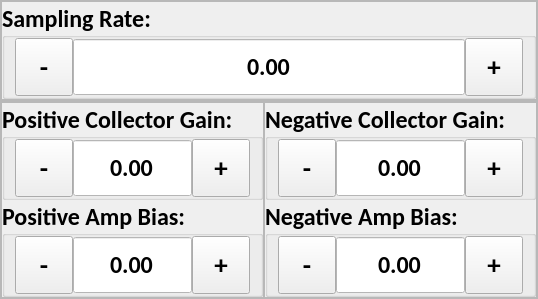
      <widget class="QWidget" name="triple_lang_c_probe">
       <layout class="QVBoxLayout" name="verticalLayout_4">
        <property name="spacing">
         <number>0</number>
        </property>
        <property name="leftMargin">
         <number>0</number>
        </property>
        <property name="topMargin">
         <number>0</number>
        </property>
        <property name="rightMargin">
         <number>0</number>
        </property>
        <property name="bottomMargin">
         <number>0</number>
        </property>
        <item>
         <widget class="QFrame" name="frame_24">
          <property name="frameShape">
           <enum>QFrame::StyledPanel</enum>
          </property>
          <property name="frameShadow">
           <enum>QFrame::Raised</enum>
          </property>
          <layout class="QHBoxLayout" name="horizontalLayout_39">
           <property name="spacing">
            <number>0</number>
           </property>
           <property name="leftMargin">
            <number>0</number>
           </property>
           <property name="topMargin">
            <number>0</number>
           </property>
           <property name="rightMargin">
            <number>0</number>
           </property>
           <property name="bottomMargin">
            <number>0</number>
           </property>
           <item>
            <widget class="QFrame" name="frame_25">
             <property name="frameShape">
              <enum>QFrame::StyledPanel</enum>
             </property>
             <property name="frameShadow">
              <enum>QFrame::Raised</enum>
             </property>
             <layout class="QVBoxLayout" name="verticalLayout_25">
              <property name="spacing">
               <number>0</number>
              </property>
              <property name="leftMargin">
               <number>0</number>
              </property>
              <property name="topMargin">
               <number>0</number>
              </property>
              <property name="rightMargin">
               <number>0</number>
              </property>
              <property name="bottomMargin">
               <number>0</number>
              </property>
              <item>
               <widget class="QGroupBox" name="tlp_c_sampling_rate_gb">
                <property name="font">
                 <font>
                  <family>Calibri</family>
                  <pointsize>18</pointsize>
                  <weight>75</weight>
                  <bold>true</bold>
                 </font>
                </property>
                <property name="styleSheet">
                 <string notr="true"/>
                </property>
                <property name="title">
                 <string>Sampling Rate:</string>
                </property>
                <property name="alignment">
                 <set>Qt::AlignLeading|Qt::AlignLeft|Qt::AlignVCenter</set>
                </property>
                <layout class="QHBoxLayout" name="horizontalLayout_40">
                 <property name="spacing">
                  <number>0</number>
                 </property>
                 <property name="leftMargin">
                  <number>10</number>
                 </property>
                 <property name="topMargin">
                  <number>0</number>
                 </property>
                 <property name="rightMargin">
                  <number>10</number>
                 </property>
                 <property name="bottomMargin">
                  <number>0</number>
                 </property>
                 <item>
                  <widget class="QToolButton" name="tlp_c_sampling_rate_minus">
                   <property name="minimumSize">
                    <size>
                     <width>58</width>
                     <height>58</height>
                    </size>
                   </property>
                   <property name="maximumSize">
                    <size>
                     <width>58</width>
                     <height>58</height>
                    </size>
                   </property>
                   <property name="font">
                    <font>
                     <pointsize>20</pointsize>
                     <weight>75</weight>
                     <bold>true</bold>
                    </font>
                   </property>
                   <property name="text">
                    <string>-</string>
                   </property>
                  </widget>
                 </item>
                 <item>
                  <widget class="QDoubleSpinBox" name="tlp_c_sampling_rate_input">
                   <property name="minimumSize">
                    <size>
                     <width>0</width>
                     <height>58</height>
                    </size>
                   </property>
                   <property name="maximumSize">
                    <size>
                     <width>1000</width>
                     <height>58</height>
                    </size>
                   </property>
                   <property name="font">
                    <font>
                     <family>Calibri</family>
                     <pointsize>18</pointsize>
                    </font>
                   </property>
                   <property name="focusPolicy">
                    <enum>Qt::NoFocus</enum>
                   </property>
                   <property name="layoutDirection">
                    <enum>Qt::LeftToRight</enum>
                   </property>
                   <property name="styleSheet">
                    <string notr="true">QDoubleSpinBox {
	background-color: #FFFFFF;
}</string>
                   </property>
                   <property name="alignment">
                    <set>Qt::AlignCenter</set>
                   </property>
                   <property name="readOnly">
                    <bool>true</bool>
                   </property>
                   <property name="buttonSymbols">
                    <enum>QAbstractSpinBox::NoButtons</enum>
                   </property>
                   <property name="correctionMode">
                    <enum>QAbstractSpinBox::CorrectToPreviousValue</enum>
                   </property>
                   <property name="showGroupSeparator" stdset="0">
                    <bool>false</bool>
                   </property>
                   <property name="decimals">
                    <number>2</number>
                   </property>
                   <property name="minimum">
                    <double>-10000.000000000000000</double>
                   </property>
                   <property name="maximum">
                    <double>10000.000000000000000</double>
                   </property>
                  </widget>
                 </item>
                 <item>
                  <widget class="QToolButton" name="tlp_c_sampling_rate_plus">
                   <property name="minimumSize">
                    <size>
                     <width>58</width>
                     <height>58</height>
                    </size>
                   </property>
                   <property name="maximumSize">
                    <size>
                     <width>16777215</width>
                     <height>58</height>
                    </size>
                   </property>
                   <property name="font">
                    <font>
                     <pointsize>20</pointsize>
                     <weight>75</weight>
                     <bold>true</bold>
                    </font>
                   </property>
                   <property name="focusPolicy">
                    <enum>Qt::NoFocus</enum>
                   </property>
                   <property name="text">
                    <string>+</string>
                   </property>
                  </widget>
                 </item>
                </layout>
               </widget>
              </item>
             </layout>
            </widget>
           </item>
          </layout>
         </widget>
        </item>
        <item>
         <widget class="QFrame" name="frame_21">
          <property name="frameShape">
           <enum>QFrame::StyledPanel</enum>
          </property>
          <property name="frameShadow">
           <enum>QFrame::Raised</enum>
          </property>
          <layout class="QHBoxLayout" name="horizontalLayout_34">
           <property name="spacing">
            <number>0</number>
           </property>
           <property name="leftMargin">
            <number>0</number>
           </property>
           <property name="topMargin">
            <number>0</number>
           </property>
           <property name="rightMargin">
            <number>0</number>
           </property>
           <property name="bottomMargin">
            <number>0</number>
           </property>
           <item>
            <widget class="QFrame" name="frame_22">
             <property name="frameShape">
              <enum>QFrame::StyledPanel</enum>
             </property>
             <property name="frameShadow">
              <enum>QFrame::Raised</enum>
             </property>
             <layout class="QVBoxLayout" name="verticalLayout_23">
              <property name="spacing">
               <number>0</number>
              </property>
              <property name="leftMargin">
               <number>0</number>
              </property>
              <property name="topMargin">
               <number>0</number>
              </property>
              <property name="rightMargin">
               <number>0</number>
              </property>
              <property name="bottomMargin">
               <number>0</number>
              </property>
              <item>
               <widget class="QGroupBox" name="tlp_c_positive_collector_gain_gb">
                <property name="font">
                 <font>
                  <family>Calibri</family>
                  <pointsize>18</pointsize>
                  <weight>75</weight>
                  <bold>true</bold>
                 </font>
                </property>
                <property name="styleSheet">
                 <string notr="true"/>
                </property>
                <property name="title">
                 <string>Positive Collector Gain:</string>
                </property>
                <property name="alignment">
                 <set>Qt::AlignLeading|Qt::AlignLeft|Qt::AlignVCenter</set>
                </property>
                <layout class="QHBoxLayout" name="horizontalLayout_35">
                 <property name="spacing">
                  <number>0</number>
                 </property>
                 <property name="leftMargin">
                  <number>10</number>
                 </property>
                 <property name="topMargin">
                  <number>0</number>
                 </property>
                 <property name="rightMargin">
                  <number>10</number>
                 </property>
                 <property name="bottomMargin">
                  <number>0</number>
                 </property>
                 <item>
                  <widget class="QToolButton" name="tlp_c_positive_collector_gain_minus">
                   <property name="minimumSize">
                    <size>
                     <width>58</width>
                     <height>58</height>
                    </size>
                   </property>
                   <property name="maximumSize">
                    <size>
                     <width>58</width>
                     <height>58</height>
                    </size>
                   </property>
                   <property name="font">
                    <font>
                     <pointsize>20</pointsize>
                     <weight>75</weight>
                     <bold>true</bold>
                    </font>
                   </property>
                   <property name="text">
                    <string>-</string>
                   </property>
                  </widget>
                 </item>
                 <item>
                  <widget class="QDoubleSpinBox" name="tlp_c_positive_collector_gain_input">
                   <property name="minimumSize">
                    <size>
                     <width>0</width>
                     <height>58</height>
                    </size>
                   </property>
                   <property name="maximumSize">
                    <size>
                     <width>1000</width>
                     <height>58</height>
                    </size>
                   </property>
                   <property name="font">
                    <font>
                     <family>Calibri</family>
                     <pointsize>18</pointsize>
                    </font>
                   </property>
                   <property name="focusPolicy">
                    <enum>Qt::NoFocus</enum>
                   </property>
                   <property name="layoutDirection">
                    <enum>Qt::LeftToRight</enum>
                   </property>
                   <property name="styleSheet">
                    <string notr="true">QDoubleSpinBox {
	background-color: #FFFFFF;
}</string>
                   </property>
                   <property name="alignment">
                    <set>Qt::AlignCenter</set>
                   </property>
                   <property name="readOnly">
                    <bool>true</bool>
                   </property>
                   <property name="buttonSymbols">
                    <enum>QAbstractSpinBox::NoButtons</enum>
                   </property>
                   <property name="correctionMode">
                    <enum>QAbstractSpinBox::CorrectToPreviousValue</enum>
                   </property>
                   <property name="showGroupSeparator" stdset="0">
                    <bool>false</bool>
                   </property>
                   <property name="decimals">
                    <number>2</number>
                   </property>
                   <property name="minimum">
                    <double>-10000.000000000000000</double>
                   </property>
                   <property name="maximum">
                    <double>10000.000000000000000</double>
                   </property>
                  </widget>
                 </item>
                 <item>
                  <widget class="QToolButton" name="tlp_c_positive_collector_gain_plus">
                   <property name="minimumSize">
                    <size>
                     <width>58</width>
                     <height>58</height>
                    </size>
                   </property>
                   <property name="maximumSize">
                    <size>
                     <width>16777215</width>
                     <height>58</height>
                    </size>
                   </property>
                   <property name="font">
                    <font>
                     <pointsize>20</pointsize>
                     <weight>75</weight>
                     <bold>true</bold>
                    </font>
                   </property>
                   <property name="focusPolicy">
                    <enum>Qt::NoFocus</enum>
                   </property>
                   <property name="text">
                    <string>+</string>
                   </property>
                  </widget>
                 </item>
                </layout>
               </widget>
              </item>
              <item>
               <widget class="QGroupBox" name="tlp_c_positive_amp_bias_gb">
                <property name="font">
                 <font>
                  <family>Calibri</family>
                  <pointsize>18</pointsize>
                  <weight>75</weight>
                  <bold>true</bold>
                 </font>
                </property>
                <property name="title">
                 <string>Positive Amp Bias:</string>
                </property>
                <property name="alignment">
                 <set>Qt::AlignLeading|Qt::AlignLeft|Qt::AlignVCenter</set>
                </property>
                <layout class="QHBoxLayout" name="horizontalLayout_36">
                 <property name="spacing">
                  <number>0</number>
                 </property>
                 <property name="leftMargin">
                  <number>10</number>
                 </property>
                 <property name="topMargin">
                  <number>0</number>
                 </property>
                 <property name="rightMargin">
                  <number>10</number>
                 </property>
                 <property name="bottomMargin">
                  <number>0</number>
                 </property>
                 <item>
                  <widget class="QToolButton" name="tlp_c_positive_amp_bias_minus">
                   <property name="minimumSize">
                    <size>
                     <width>58</width>
                     <height>58</height>
                    </size>
                   </property>
                   <property name="maximumSize">
                    <size>
                     <width>58</width>
                     <height>58</height>
                    </size>
                   </property>
                   <property name="font">
                    <font>
                     <pointsize>20</pointsize>
                     <weight>75</weight>
                     <bold>true</bold>
                    </font>
                   </property>
                   <property name="text">
                    <string>-</string>
                   </property>
                  </widget>
                 </item>
                 <item>
                  <widget class="QDoubleSpinBox" name="tlp_c_positive_amp_bias_input">
                   <property name="minimumSize">
                    <size>
                     <width>0</width>
                     <height>58</height>
                    </size>
                   </property>
                   <property name="maximumSize">
                    <size>
                     <width>1000</width>
                     <height>58</height>
                    </size>
                   </property>
                   <property name="font">
                    <font>
                     <family>Calibri</family>
                     <pointsize>18</pointsize>
                    </font>
                   </property>
                   <property name="styleSheet">
                    <string notr="true">QDoubleSpinBox {
	background-color: #FFFFFF;
}</string>
                   </property>
                   <property name="alignment">
                    <set>Qt::AlignCenter</set>
                   </property>
                   <property name="readOnly">
                    <bool>true</bool>
                   </property>
                   <property name="buttonSymbols">
                    <enum>QAbstractSpinBox::NoButtons</enum>
                   </property>
                   <property name="correctionMode">
                    <enum>QAbstractSpinBox::CorrectToPreviousValue</enum>
                   </property>
                   <property name="showGroupSeparator" stdset="0">
                    <bool>false</bool>
                   </property>
                   <property name="decimals">
                    <number>2</number>
                   </property>
                   <property name="minimum">
                    <double>-10000.000000000000000</double>
                   </property>
                   <property name="maximum">
                    <double>10000.000000000000000</double>
                   </property>
                  </widget>
                 </item>
                 <item>
                  <widget class="QToolButton" name="tlp_c_positive_amp_bias_plus">
                   <property name="minimumSize">
                    <size>
                     <width>58</width>
                     <height>58</height>
                    </size>
                   </property>
                   <property name="maximumSize">
                    <size>
                     <width>16777215</width>
                     <height>58</height>
                    </size>
                   </property>
                   <property name="font">
                    <font>
                     <pointsize>20</pointsize>
                     <weight>75</weight>
                     <bold>true</bold>
                    </font>
                   </property>
                   <property name="focusPolicy">
                    <enum>Qt::NoFocus</enum>
                   </property>
                   <property name="text">
                    <string>+</string>
                   </property>
                  </widget>
                 </item>
                </layout>
               </widget>
              </item>
             </layout>
            </widget>
           </item>
           <item>
            <widget class="QFrame" name="frame_23">
             <property name="frameShape">
              <enum>QFrame::StyledPanel</enum>
             </property>
             <property name="frameShadow">
              <enum>QFrame::Raised</enum>
             </property>
             <layout class="QVBoxLayout" name="verticalLayout_24">
              <property name="spacing">
               <number>0</number>
              </property>
              <property name="leftMargin">
               <number>0</number>
              </property>
              <property name="topMargin">
               <number>0</number>
              </property>
              <property name="rightMargin">
               <number>0</number>
              </property>
              <property name="bottomMargin">
               <number>0</number>
              </property>
              <item>
               <widget class="QGroupBox" name="tlp_c_negative_collect_gain_gb">
                <property name="font">
                 <font>
                  <family>Calibri</family>
                  <pointsize>18</pointsize>
                  <weight>75</weight>
                  <bold>true</bold>
                 </font>
                </property>
                <property name="styleSheet">
                 <string notr="true"/>
                </property>
                <property name="title">
                 <string>Negative Collector Gain:</string>
                </property>
                <property name="alignment">
                 <set>Qt::AlignLeading|Qt::AlignLeft|Qt::AlignVCenter</set>
                </property>
                <layout class="QHBoxLayout" name="horizontalLayout_37">
                 <property name="spacing">
                  <number>0</number>
                 </property>
                 <property name="leftMargin">
                  <number>10</number>
                 </property>
                 <property name="topMargin">
                  <number>0</number>
                 </property>
                 <property name="rightMargin">
                  <number>10</number>
                 </property>
                 <property name="bottomMargin">
                  <number>0</number>
                 </property>
                 <item>
                  <widget class="QToolButton" name="tlp_c_negative_collect_gain_minus">
                   <property name="minimumSize">
                    <size>
                     <width>58</width>
                     <height>58</height>
                    </size>
                   </property>
                   <property name="maximumSize">
                    <size>
                     <width>58</width>
                     <height>58</height>
                    </size>
                   </property>
                   <property name="font">
                    <font>
                     <pointsize>20</pointsize>
                     <weight>75</weight>
                     <bold>true</bold>
                    </font>
                   </property>
                   <property name="text">
                    <string>-</string>
                   </property>
                  </widget>
                 </item>
                 <item>
                  <widget class="QDoubleSpinBox" name="tlp_c_negative_collect_gain_input">
                   <property name="minimumSize">
                    <size>
                     <width>0</width>
                     <height>58</height>
                    </size>
                   </property>
                   <property name="maximumSize">
                    <size>
                     <width>1000</width>
                     <height>58</height>
                    </size>
                   </property>
                   <property name="font">
                    <font>
                     <family>Calibri</family>
                     <pointsize>18</pointsize>
                    </font>
                   </property>
                   <property name="focusPolicy">
                    <enum>Qt::NoFocus</enum>
                   </property>
                   <property name="layoutDirection">
                    <enum>Qt::LeftToRight</enum>
                   </property>
                   <property name="styleSheet">
                    <string notr="true">QDoubleSpinBox {
	background-color: #FFFFFF;
}</string>
                   </property>
                   <property name="alignment">
                    <set>Qt::AlignCenter</set>
                   </property>
                   <property name="readOnly">
                    <bool>true</bool>
                   </property>
                   <property name="buttonSymbols">
                    <enum>QAbstractSpinBox::NoButtons</enum>
                   </property>
                   <property name="correctionMode">
                    <enum>QAbstractSpinBox::CorrectToPreviousValue</enum>
                   </property>
                   <property name="showGroupSeparator" stdset="0">
                    <bool>false</bool>
                   </property>
                   <property name="decimals">
                    <number>2</number>
                   </property>
                   <property name="minimum">
                    <double>-10000.000000000000000</double>
                   </property>
                   <property name="maximum">
                    <double>10000.000000000000000</double>
                   </property>
                  </widget>
                 </item>
                 <item>
                  <widget class="QToolButton" name="tlp_c_negative_collect_gain_plus">
                   <property name="minimumSize">
                    <size>
                     <width>58</width>
                     <height>58</height>
                    </size>
                   </property>
                   <property name="maximumSize">
                    <size>
                     <width>16777215</width>
                     <height>58</height>
                    </size>
                   </property>
                   <property name="font">
                    <font>
                     <pointsize>20</pointsize>
                     <weight>75</weight>
                     <bold>true</bold>
                    </font>
                   </property>
                   <property name="focusPolicy">
                    <enum>Qt::NoFocus</enum>
                   </property>
                   <property name="text">
                    <string>+</string>
                   </property>
                  </widget>
                 </item>
                </layout>
               </widget>
              </item>
              <item>
               <widget class="QGroupBox" name="tlp_c_negative_amp_bias_gb">
                <property name="font">
                 <font>
                  <family>Calibri</family>
                  <pointsize>18</pointsize>
                  <weight>75</weight>
                  <bold>true</bold>
                 </font>
                </property>
                <property name="styleSheet">
                 <string notr="true"/>
                </property>
                <property name="title">
                 <string>Negative Amp Bias:</string>
                </property>
                <property name="alignment">
                 <set>Qt::AlignLeading|Qt::AlignLeft|Qt::AlignVCenter</set>
                </property>
                <layout class="QHBoxLayout" name="horizontalLayout_38">
                 <property name="spacing">
                  <number>0</number>
                 </property>
                 <property name="leftMargin">
                  <number>10</number>
                 </property>
                 <property name="topMargin">
                  <number>0</number>
                 </property>
                 <property name="rightMargin">
                  <number>10</number>
                 </property>
                 <property name="bottomMargin">
                  <number>0</number>
                 </property>
                 <item>
                  <widget class="QToolButton" name="tlp_c_negative_amp_bias_minus">
                   <property name="minimumSize">
                    <size>
                     <width>58</width>
                     <height>58</height>
                    </size>
                   </property>
                   <property name="maximumSize">
                    <size>
                     <width>58</width>
                     <height>58</height>
                    </size>
                   </property>
                   <property name="font">
                    <font>
                     <pointsize>20</pointsize>
                     <weight>75</weight>
                     <bold>true</bold>
                    </font>
                   </property>
                   <property name="text">
                    <string>-</string>
                   </property>
                  </widget>
                 </item>
                 <item>
                  <widget class="QDoubleSpinBox" name="tlp_c_negative_amp_bias_input">
                   <property name="minimumSize">
                    <size>
                     <width>0</width>
                     <height>58</height>
                    </size>
                   </property>
                   <property name="maximumSize">
                    <size>
                     <width>1000</width>
                     <height>58</height>
                    </size>
                   </property>
                   <property name="font">
                    <font>
                     <family>Calibri</family>
                     <pointsize>18</pointsize>
                    </font>
                   </property>
                   <property name="focusPolicy">
                    <enum>Qt::NoFocus</enum>
                   </property>
                   <property name="layoutDirection">
                    <enum>Qt::LeftToRight</enum>
                   </property>
                   <property name="styleSheet">
                    <string notr="true">QDoubleSpinBox {
	background-color: #FFFFFF;
}</string>
                   </property>
                   <property name="alignment">
                    <set>Qt::AlignCenter</set>
                   </property>
                   <property name="readOnly">
                    <bool>true</bool>
                   </property>
                   <property name="buttonSymbols">
                    <enum>QAbstractSpinBox::NoButtons</enum>
                   </property>
                   <property name="correctionMode">
                    <enum>QAbstractSpinBox::CorrectToPreviousValue</enum>
                   </property>
                   <property name="showGroupSeparator" stdset="0">
                    <bool>false</bool>
                   </property>
                   <property name="decimals">
                    <number>2</number>
                   </property>
                   <property name="minimum">
                    <double>-10000.000000000000000</double>
                   </property>
                   <property name="maximum">
                    <double>10000.000000000000000</double>
                   </property>
                  </widget>
                 </item>
                 <item>
                  <widget class="QToolButton" name="tlp_c_negative_amp_bias_plus">
                   <property name="minimumSize">
                    <size>
                     <width>58</width>
                     <height>58</height>
                    </size>
                   </property>
                   <property name="maximumSize">
                    <size>
                     <width>16777215</width>
                     <height>58</height>
                    </size>
                   </property>
                   <property name="font">
                    <font>
                     <pointsize>20</pointsize>
                     <weight>75</weight>
                     <bold>true</bold>
                    </font>
                   </property>
                   <property name="focusPolicy">
                    <enum>Qt::NoFocus</enum>
                   </property>
                   <property name="text">
                    <string>+</string>
                   </property>
                  </widget>
                 </item>
                </layout>
               </widget>
              </item>
             </layout>
            </widget>
           </item>
          </layout>
         </widget>
        </item>
       </layout>
      </widget>
